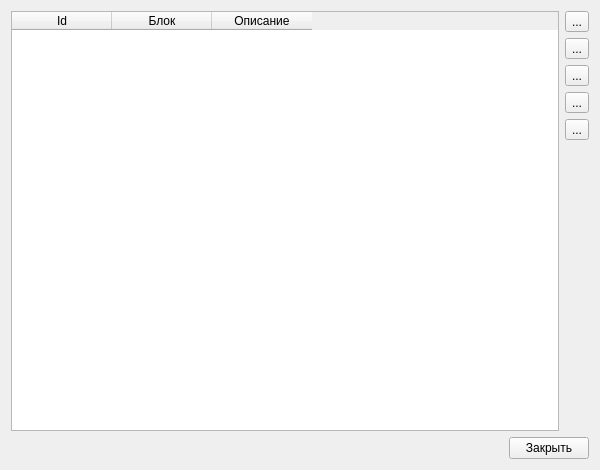
<?xml version="1.0" encoding="UTF-8"?>
<ui version="4.0">
 <class>KRReportsForm</class>
 <widget class="QWidget" name="KRReportsForm">
  <property name="geometry">
   <rect>
    <x>0</x>
    <y>0</y>
    <width>600</width>
    <height>470</height>
   </rect>
  </property>
  <property name="windowTitle">
   <string>Отчёты по КР</string>
  </property>
  <layout class="QVBoxLayout" name="verticalLayout_2">
   <item>
    <layout class="QHBoxLayout" name="horizontalLayout_2">
     <item>
      <widget class="QTableWidget" name="table">
       <property name="selectionMode">
        <enum>QAbstractItemView::SingleSelection</enum>
       </property>
       <property name="selectionBehavior">
        <enum>QAbstractItemView::SelectRows</enum>
       </property>
       <attribute name="verticalHeaderVisible">
        <bool>false</bool>
       </attribute>
       <column>
        <property name="text">
         <string>Id</string>
        </property>
       </column>
       <column>
        <property name="text">
         <string>Блок</string>
        </property>
       </column>
       <column>
        <property name="text">
         <string>Описание</string>
        </property>
       </column>
      </widget>
     </item>
     <item>
      <layout class="QVBoxLayout" name="verticalLayout">
       <item>
        <widget class="QToolButton" name="updateButton">
         <property name="text">
          <string>...</string>
         </property>
         <property name="icon">
          <iconset resource="resource.qrc">
           <normaloff>:/icons/refresh.png</normaloff>:/icons/refresh.png</iconset>
         </property>
         <property name="iconSize">
          <size>
           <width>32</width>
           <height>32</height>
          </size>
         </property>
        </widget>
       </item>
       <item>
        <widget class="QToolButton" name="addButton">
         <property name="text">
          <string>...</string>
         </property>
         <property name="icon">
          <iconset resource="resource.qrc">
           <normaloff>:/icons/add.png</normaloff>:/icons/add.png</iconset>
         </property>
         <property name="iconSize">
          <size>
           <width>32</width>
           <height>32</height>
          </size>
         </property>
        </widget>
       </item>
       <item>
        <widget class="QToolButton" name="editButton">
         <property name="text">
          <string>...</string>
         </property>
         <property name="icon">
          <iconset resource="resource.qrc">
           <normaloff>:/icons/edit.png</normaloff>:/icons/edit.png</iconset>
         </property>
         <property name="iconSize">
          <size>
           <width>32</width>
           <height>32</height>
          </size>
         </property>
        </widget>
       </item>
       <item>
        <widget class="QToolButton" name="deleteButton">
         <property name="text">
          <string>...</string>
         </property>
         <property name="icon">
          <iconset resource="resource.qrc">
           <normaloff>:/icons/delete.png</normaloff>:/icons/delete.png</iconset>
         </property>
         <property name="iconSize">
          <size>
           <width>32</width>
           <height>32</height>
          </size>
         </property>
        </widget>
       </item>
       <item>
        <widget class="QToolButton" name="saveButton">
         <property name="text">
          <string>...</string>
         </property>
         <property name="icon">
          <iconset resource="resource.qrc">
           <normaloff>:/icons/savereport.png</normaloff>:/icons/savereport.png</iconset>
         </property>
         <property name="iconSize">
          <size>
           <width>32</width>
           <height>32</height>
          </size>
         </property>
        </widget>
       </item>
       <item>
        <spacer name="verticalSpacer">
         <property name="orientation">
          <enum>Qt::Vertical</enum>
         </property>
         <property name="sizeHint" stdset="0">
          <size>
           <width>20</width>
           <height>40</height>
          </size>
         </property>
        </spacer>
       </item>
      </layout>
     </item>
    </layout>
   </item>
   <item>
    <layout class="QHBoxLayout" name="horizontalLayout">
     <item>
      <spacer name="horizontalSpacer">
       <property name="orientation">
        <enum>Qt::Horizontal</enum>
       </property>
       <property name="sizeHint" stdset="0">
        <size>
         <width>40</width>
         <height>20</height>
        </size>
       </property>
      </spacer>
     </item>
     <item>
      <widget class="QPushButton" name="closeButton">
       <property name="text">
        <string>Закрыть</string>
       </property>
      </widget>
     </item>
    </layout>
   </item>
  </layout>
 </widget>
 <resources>
  <include location="resource.qrc"/>
 </resources>
 <connections>
  <connection>
   <sender>closeButton</sender>
   <signal>clicked()</signal>
   <receiver>KRReportsForm</receiver>
   <slot>close()</slot>
   <hints>
    <hint type="sourcelabel">
     <x>549</x>
     <y>449</y>
    </hint>
    <hint type="destinationlabel">
     <x>299</x>
     <y>234</y>
    </hint>
   </hints>
  </connection>
 </connections>
</ui>
